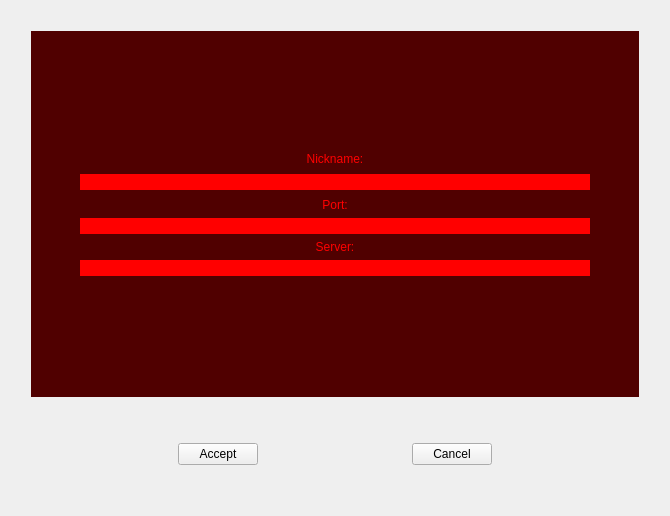
<?xml version="1.0" encoding="UTF-8"?>
<ui version="4.0">
 <class>NicknameScreen</class>
 <widget class="QWidget" name="NicknameScreen">
  <property name="geometry">
   <rect>
    <x>0</x>
    <y>0</y>
    <width>670</width>
    <height>516</height>
   </rect>
  </property>
  <property name="windowTitle">
   <string>Form</string>
  </property>
  <layout class="QGridLayout" name="gridLayout_2">
   <item row="1" column="0">
    <spacer name="horizontalSpacer_4">
     <property name="orientation">
      <enum>Qt::Horizontal</enum>
     </property>
     <property name="sizeType">
      <enum>QSizePolicy::Fixed</enum>
     </property>
     <property name="sizeHint" stdset="0">
      <size>
       <width>20</width>
       <height>20</height>
      </size>
     </property>
    </spacer>
   </item>
   <item row="4" column="1">
    <spacer name="verticalSpacer_2">
     <property name="orientation">
      <enum>Qt::Vertical</enum>
     </property>
     <property name="sizeHint" stdset="0">
      <size>
       <width>20</width>
       <height>40</height>
      </size>
     </property>
    </spacer>
   </item>
   <item row="0" column="1">
    <spacer name="verticalSpacer_3">
     <property name="orientation">
      <enum>Qt::Vertical</enum>
     </property>
     <property name="sizeType">
      <enum>QSizePolicy::Fixed</enum>
     </property>
     <property name="sizeHint" stdset="0">
      <size>
       <width>20</width>
       <height>20</height>
      </size>
     </property>
    </spacer>
   </item>
   <item row="1" column="1">
    <widget class="QFrame" name="frame">
     <property name="sizePolicy">
      <sizepolicy hsizetype="Preferred" vsizetype="Expanding">
       <horstretch>100</horstretch>
       <verstretch>50</verstretch>
      </sizepolicy>
     </property>
     <property name="styleSheet">
      <string notr="true">background: rgb(80, 0, 0);
border:  0</string>
     </property>
     <property name="frameShape">
      <enum>QFrame::StyledPanel</enum>
     </property>
     <property name="frameShadow">
      <enum>QFrame::Raised</enum>
     </property>
     <layout class="QGridLayout" name="gridLayout_3">
      <item row="1" column="1">
       <widget class="QLabel" name="nicknameLabel">
        <property name="styleSheet">
         <string notr="true">color: red</string>
        </property>
        <property name="text">
         <string>Nickname:</string>
        </property>
        <property name="alignment">
         <set>Qt::AlignCenter</set>
        </property>
       </widget>
      </item>
      <item row="0" column="1">
       <spacer name="verticalSpacer_5">
        <property name="orientation">
         <enum>Qt::Vertical</enum>
        </property>
        <property name="sizeHint" stdset="0">
         <size>
          <width>20</width>
          <height>40</height>
         </size>
        </property>
       </spacer>
      </item>
      <item row="2" column="2">
       <spacer name="horizontalSpacer_7">
        <property name="orientation">
         <enum>Qt::Horizontal</enum>
        </property>
        <property name="sizeType">
         <enum>QSizePolicy::Fixed</enum>
        </property>
        <property name="sizeHint" stdset="0">
         <size>
          <width>40</width>
          <height>20</height>
         </size>
        </property>
       </spacer>
      </item>
      <item row="3" column="1">
       <widget class="QLabel" name="portLabel">
        <property name="styleSheet">
         <string notr="true">color: red</string>
        </property>
        <property name="text">
         <string>Port:</string>
        </property>
        <property name="alignment">
         <set>Qt::AlignCenter</set>
        </property>
       </widget>
      </item>
      <item row="7" column="1">
       <spacer name="verticalSpacer_4">
        <property name="orientation">
         <enum>Qt::Vertical</enum>
        </property>
        <property name="sizeHint" stdset="0">
         <size>
          <width>20</width>
          <height>40</height>
         </size>
        </property>
       </spacer>
      </item>
      <item row="2" column="1">
       <widget class="QLineEdit" name="nicknameLineEdit">
        <property name="styleSheet">
         <string notr="true">background: red</string>
        </property>
       </widget>
      </item>
      <item row="4" column="1">
       <widget class="QLineEdit" name="portLineEdit">
        <property name="styleSheet">
         <string notr="true">background: red</string>
        </property>
       </widget>
      </item>
      <item row="2" column="0">
       <spacer name="horizontalSpacer_6">
        <property name="orientation">
         <enum>Qt::Horizontal</enum>
        </property>
        <property name="sizeType">
         <enum>QSizePolicy::Fixed</enum>
        </property>
        <property name="sizeHint" stdset="0">
         <size>
          <width>40</width>
          <height>20</height>
         </size>
        </property>
       </spacer>
      </item>
      <item row="5" column="1">
       <widget class="QLabel" name="serverLabel">
        <property name="styleSheet">
         <string notr="true">color: red</string>
        </property>
        <property name="text">
         <string>Server:</string>
        </property>
        <property name="alignment">
         <set>Qt::AlignCenter</set>
        </property>
       </widget>
      </item>
      <item row="6" column="1">
       <widget class="QLineEdit" name="serverLineEdit">
        <property name="styleSheet">
         <string notr="true">background: red</string>
        </property>
       </widget>
      </item>
     </layout>
    </widget>
   </item>
   <item row="3" column="1">
    <layout class="QHBoxLayout" name="horizontalLayout">
     <item>
      <spacer name="horizontalSpacer">
       <property name="orientation">
        <enum>Qt::Horizontal</enum>
       </property>
       <property name="sizeHint" stdset="0">
        <size>
         <width>40</width>
         <height>20</height>
        </size>
       </property>
      </spacer>
     </item>
     <item>
      <widget class="QPushButton" name="acceptButton">
       <property name="text">
        <string>Accept</string>
       </property>
      </widget>
     </item>
     <item>
      <spacer name="horizontalSpacer_3">
       <property name="orientation">
        <enum>Qt::Horizontal</enum>
       </property>
       <property name="sizeHint" stdset="0">
        <size>
         <width>40</width>
         <height>20</height>
        </size>
       </property>
      </spacer>
     </item>
     <item>
      <widget class="QPushButton" name="cancelButton">
       <property name="text">
        <string>Cancel</string>
       </property>
      </widget>
     </item>
     <item>
      <spacer name="horizontalSpacer_2">
       <property name="orientation">
        <enum>Qt::Horizontal</enum>
       </property>
       <property name="sizeHint" stdset="0">
        <size>
         <width>40</width>
         <height>20</height>
        </size>
       </property>
      </spacer>
     </item>
    </layout>
   </item>
   <item row="2" column="1">
    <spacer name="verticalSpacer">
     <property name="orientation">
      <enum>Qt::Vertical</enum>
     </property>
     <property name="sizeHint" stdset="0">
      <size>
       <width>20</width>
       <height>40</height>
      </size>
     </property>
    </spacer>
   </item>
   <item row="1" column="2">
    <spacer name="horizontalSpacer_5">
     <property name="orientation">
      <enum>Qt::Horizontal</enum>
     </property>
     <property name="sizeType">
      <enum>QSizePolicy::Fixed</enum>
     </property>
     <property name="sizeHint" stdset="0">
      <size>
       <width>20</width>
       <height>20</height>
      </size>
     </property>
    </spacer>
   </item>
  </layout>
 </widget>
 <resources/>
 <connections/>
</ui>
